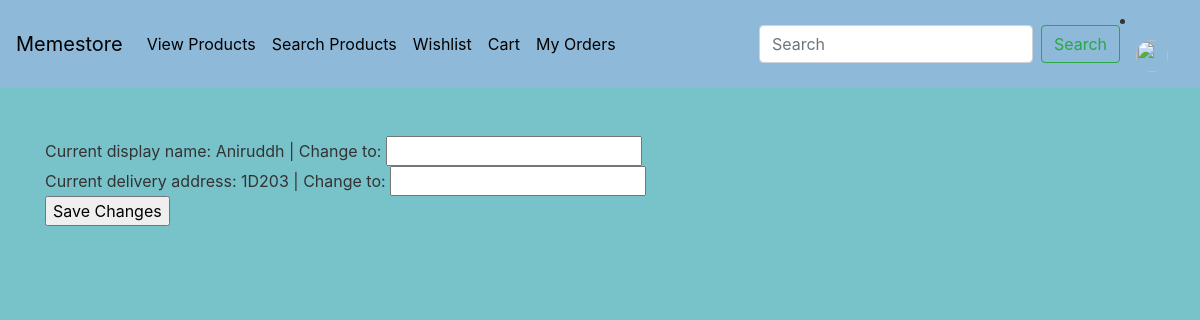
Before: /edit-profile (signed in) with the older database file.
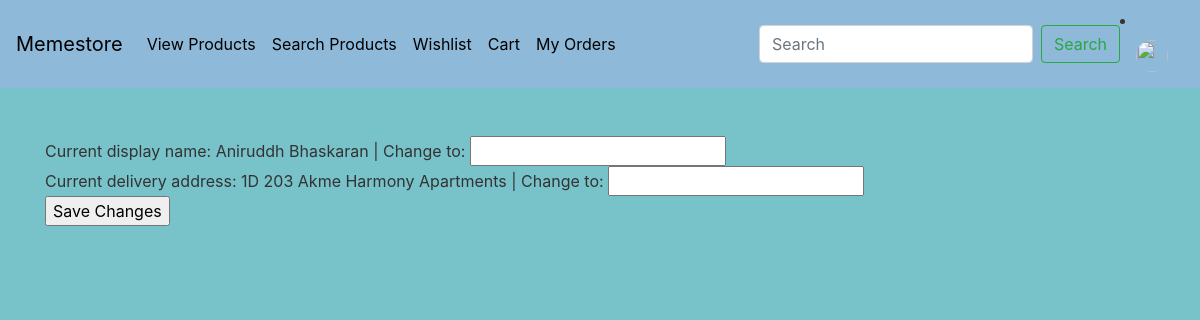
After: the same page with the newer database file.
### base/models.py (models this page shows, shortened)
class UserProfile(models.Model):
    user = models.ForeignKey(settings.AUTH_USER_MODEL, on_delete=models.CASCADE)
    display_name = models.CharField(max_length=100, default="User")
    delivery_address = models.CharField(max_length=1000, default="Default address")

### base/views.py (the view)
# urls.py: path('edit-profile', views.edit_profile, name="edit-profile"),
@login_required
def edit_profile(request):
    user_profile_obj = get_object_or_404(UserProfile, user=request.user)
    user_profile_form = UserProfileForm(request.POST, instance=user_profile_obj)
    if user_profile_form.is_valid():
        new_form = user_profile_form.save()
        return redirect("base:profile")
    context = {
        'form': user_profile_form,
        'user': user_profile_obj
    }
    context['picture'] = request.user.social_auth.get(provider='auth0').extra_data['picture']
    return render(request, "base/edit-profile.html", context=context)

### base/forms.py
class UserProfileForm(forms.ModelForm):
    class Meta:
        model = UserProfile
        fields = ['display_name', 'delivery_address']

### base/templates/base/edit-profile.html (shortened to what this page needs)
{% extends "base/base.html" %}
{% block content %}
<form method="post">
    Current display name: {{ user.display_name }} | Change to: {{ form.display_name }}
    <br>
    Current delivery address: {{ user.delivery_address }} | Change to: {{ form.delivery_address }}
    <br>
    <input type="submit" value="Save Changes">
</form>
{% endblock content %}

Changed rows visible on the page:
changed UserProfile: display_name "Aniruddh" → "Aniruddh Bhaskaran"; delivery_address "1D203" → "1D 203 Akme Harmony Apartments"
